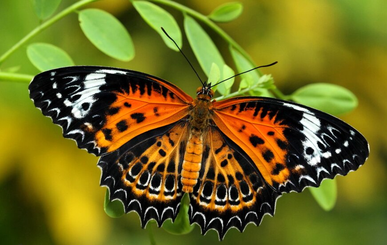
#> input picture Q3/butterfly.png, 387 x 245 px, shrunk from 871 x 552 before the run; its folder holds 6 pictures in this run
$ python canny.py
#> lines starting #> are read from the running program, lines starting #| are printed output that depends on the picture; after the words box and inside, x2 and y2 are one past the last pixel; in counts of white or black regions, pixels touching at a corner belong together
import numpy as np
import matplotlib.pyplot as plt
from PIL import Image
import os

def linear_interpolate_array(x, x0, x1, y0, y1):
    safe_denom = np.where(x0 == x1, 1.0, x1 - x0)
    res = (y0 * (x1 - x) + y1 * (x - x0)) / safe_denom
    return np.where(x0 == x1, y0, res)

def get_separable_gaussian(sigma=1.0, size = 5.0):
    center = size // 2
    x = np.arange(-center, center + 1)
    g_1d = np.exp(-(x**2) / (2 * sigma**2))
    g_1d /= np.sum(g_1d)
    return g_1d.reshape(-1, 1), g_1d.reshape(1, -1)

def loop_convolution_separable(image, U, V):
    H, W = image.shape
    ku, kv = U.shape[0], V.shape[1]

    pad_vert = np.pad(image, ((ku//2, ku//2), (0, 0)), mode='edge')
    temp = np.zeros_like(image)
    for i in range(H):
        for j in range(W):
            temp[i, j] = np.sum(pad_vert[i:i+ku, j:j+1] * U)

    pad_horiz = np.pad(temp, ((0, 0), (kv//2, kv//2)), mode='edge')
    out = np.zeros_like(image)
    for i in range(H):
        for j in range(W):
            out[i, j] = np.sum(pad_horiz[i:i+1, j:j+kv] * V)

    return out

def to_gray(image):
    image = np.asarray(image).astype(np.float64)
    if image.ndim == 2:
        return image
    return (
        0.299 * image[..., 0]
        + 0.587 * image[..., 1]
        + 0.114 * image[..., 2]
    )

def nms_interpolated(score, Ix, Iy):

    M, N = score.shape
    out = np.zeros((M, N), dtype=np.float32)

    v_norm = np.sqrt(Ix**2 + Iy**2) + 1e-8

    u_x = Ix / v_norm
    u_y = Iy / v_norm

    y, x = np.meshgrid(np.arange(1, M-1), np.arange(1, N-1), indexing='ij')

    u_y_in = u_y[1:-1, 1:-1]
    u_x_in = u_x[1:-1, 1:-1]
    score_in = score[1:-1, 1:-1]

    def get_interp(y_c, x_c):
        y0 = np.clip(np.floor(y_c).astype(int), 0, M-2)
        x0 = np.clip(np.floor(x_c).astype(int), 0, N-2)
        y1, x1 = y0 + 1, x0 + 1

        val_top = linear_interpolate_array(x_c, x0, x1, score[y0, x0], score[y0, x1])
        val_bottom = linear_interpolate_array(x_c, x0, x1, score[y1, x0], score[y1, x1])
        return linear_interpolate_array(y_c, y0, y1, val_top, val_bottom)

    score_plus_u = get_interp(y + u_y_in, x + u_x_in)
    score_minus_u = get_interp(y - u_y_in, x - u_x_in)

    keep = (score_in > score_plus_u) & (score_in > score_minus_u)
    out[1:-1, 1:-1][keep] = score_in[keep]

    return out

def hysteresis_thresholding(nms, low_threshold, high_threshold):
    strong = nms >= high_threshold
    weak = (nms >= low_threshold) & (nms < high_threshold)

    edges = strong.copy()

    while True:
        dilated = edges.copy()
        dilated[:-1, :] |= edges[1:, :]
        dilated[1:, :] |= edges[:-1, :]
        dilated[:, :-1] |= edges[:, 1:]
        dilated[:, 1:] |= edges[:, :-1]
        dilated[:-1, :-1] |= edges[1:, 1:]
        dilated[1:, 1:] |= edges[:-1, :-1]
        dilated[:-1, 1:] |= edges[1:, :-1]
        dilated[1:, :-1] |= edges[:-1, 1:]

        new_edges = (dilated & weak) | edges

        if np.array_equal(new_edges, edges):
            break
        edges = new_edges

    return (edges * 255).astype(np.uint8)

def canny_edge_detection(image, sigma=1.4, low_pct=20, high_pct=45):
    gray = to_gray(image)

    U_g, V_g = get_separable_gaussian(sigma=sigma, size = 5)
    smoothed = loop_convolution_separable(gray, U_g, V_g)

    U_sy, V_sx = np.array([[1], [2], [1]], dtype=np.float64), np.array([[-1, 0, 1]], dtype=np.float64)
    U_sy_deriv, V_sx_smooth = np.array([[-1], [0], [1]], dtype=np.float64), np.array([[1, 2, 1]], dtype=np.float64)

    gx = loop_convolution_separable(smoothed, U_sy, V_sx)
    gy = loop_convolution_separable(smoothed, U_sy_deriv, V_sx_smooth)

    magnitude = np.hypot(gx, gy)

    nms = nms_interpolated(magnitude, gx, gy)

    max_nms = nms.max()
    high_threshold = (high_pct / 100.0) * max_nms
    low_threshold = (low_pct / 100.0) * max_nms
    high_threshold = max(high_threshold, low_threshold + 1e-6)

    edges = hysteresis_thresholding(nms, low_threshold, high_threshold)
    return edges

def overlay_edges_black(image, edges):
    overlay = np.array(image, dtype=np.uint8, copy=True)
    edge_mask = edges > 0
    overlay[edge_mask] = [0, 0, 0]
    return overlay

def show_edge_pipeline(image_path, sigma=1.4, low_pct=20, high_pct=45, save_path=None):
    image = np.asarray(Image.open(image_path).convert("RGB"))

    edges = canny_edge_detection(image, sigma=sigma, low_pct=low_pct, high_pct=high_pct)
    overlay = overlay_edges_black(image, edges)

    if save_path:
        Image.fromarray(overlay).save(f"{save_path}_overlay.png")

    fig, axes = plt.subplots(1, 3, figsize=(15, 5))

    axes[0].imshow(image)
    axes[0].set_title("Input Image")
    axes[0].axis("off")

    axes[1].imshow(edges, cmap="gray", vmin=0, vmax=255)
    axes[1].set_title("Detected Edges (Binary)")
    axes[1].axis("off")

    axes[2].imshow(overlay)
    axes[2].set_title("Edges Overlaid on Input (Black)")
    axes[2].axis("off")

    plt.tight_layout()
    if save_path:
        plt.savefig(save_path, dpi=150)
    plt.show()

    return image, edges, overlay

if __name__ == "__main__":
    image_paths = {
        "Butterfly": "butterfly.png",
        "Paithani": "paithaniEdge.png",
        "Rangoli": "rangoli.png",
    }

    print("\nProcessing Butterfly...")
    show_edge_pipeline(image_paths["Butterfly"], sigma=1.0, low_pct=15, high_pct=30, save_path="edges_butterfly.png")
#> in show_edge_pipeline, image is the input picture: shape (245, 387, 3); mean R, G, B 112.2, 107.7, 30.2
#> after the loop in loop_convolution_separable, `for i in range(H):`:
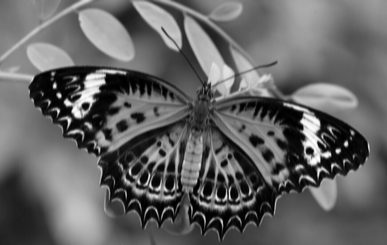
#> temp: shape (245, 387) float64; min 0, max 254.6, mean 100.2
#> after the loop in loop_convolution_separable (call 3), `for i in range(H):`:
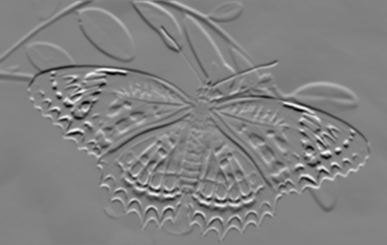
#> temp: shape (245, 387) float64; min -160.2, max 152.8, mean -0.4; drawn with min black and max white
#> in get_interp, `y0 = np.clip(np.floor(y_c).astype(int), 0, M-2)`:
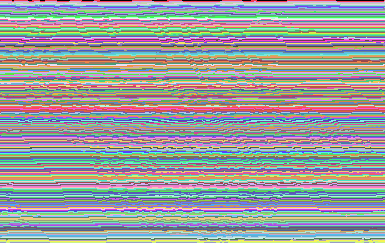
#> y0: shape (243, 385) int64; 244 distinct labels, from 0 to 243; one colour per label, 0 black
#> in get_interp, `y1, x1 = y0 + 1, x0 + 1`: y1: shape (243, 385) int64; 244 distinct labels, from 1 to 244
#> in linear_interpolate_array, `safe_denom = np.where(x0 == x1, 1.0, x1 - x0)`: safe_denom: shape (243, 385) float64; every value is 1
#> in get_interp (call 2), `y0 = np.clip(np.floor(y_c).astype(int), 0, M-2)`:
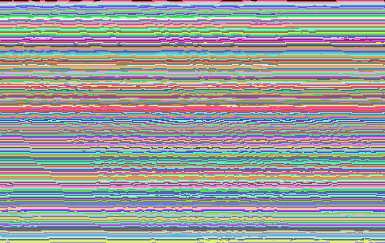
#> y0: shape (243, 385) int64; 244 distinct labels, from 0 to 243; one colour per label, 0 black
#> in get_interp (call 2), `y1, x1 = y0 + 1, x0 + 1`: y1: shape (243, 385) int64; 244 distinct labels, from 1 to 244
#> in nms_interpolated, `keep = (score_in > score_plus_u) & (score_in > score_minus_u)`:
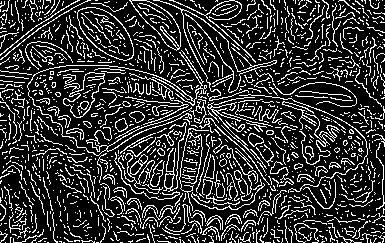
#> keep: shape (243, 385) bool; 20.7% white in thin lines or dots
#> in nms_interpolated, `out[1:-1, 1:-1][keep] = score_in[keep]`:
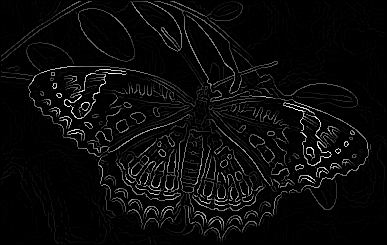
#> out: shape (245, 387) float32; min 0, max 641.8, mean 26.2; drawn with min black and max white
#> in canny_edge_detection, `max_nms = nms.max()`: max_nms = 641.8
#> in canny_edge_detection, `high_threshold = (high_pct / 100.0) * max_nms`: high_threshold = 192.5
#> in canny_edge_detection, `low_threshold = (low_pct / 100.0) * max_nms`: low_threshold = 96.27
#> in hysteresis_thresholding, `strong = nms >= high_threshold`: strong: shape (245, 387) bool; 5.9% white in thin lines or dots, all inside (x1, y1, x2, y2) = (28, 1, 369, 238)
#> in hysteresis_thresholding, `weak = (nms >= low_threshold) & (nms < high_threshold)`: weak: shape (245, 387) bool; 3.1% white in thin lines or dots
#> after the loop in hysteresis_thresholding, `while True:`:
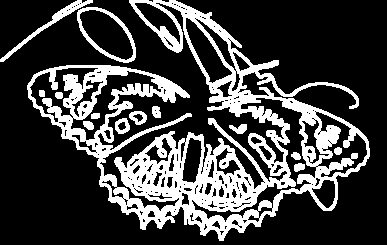
#> dilated: shape (245, 387) bool; 25.6% white; 14 white regions, largest, box (x1, y1, x2, y2) and area: (27, 0, 370, 241) 22161, (77, 7, 136, 63) 628, (0, 0, 93, 62) 562

    print("\nProcessing Paithani...")
    show_edge_pipeline(image_paths["Paithani"], sigma=1.6, low_pct=20, high_pct=45, save_path="edge_paithani.png")
#> (the run stopped early here; a loop or call above may not have finished)
